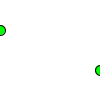
Frame 1 (no input)
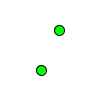
Frame 60 (the mouse pressed at the canvas centre just before this capture)
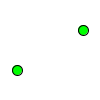
Frame 120 (the mouse held since frame 60 and released just before this capture)

The Processing sketch that drew these frames (run headless with seeded random() and noise(); from frame 60 on, the mouse is pressed at the canvas centre):

// Processing sketch: processing_89843
// ── processing_89843.pde

int x=0;
int speedX=1;

void setup(){
size(100,100);
}
void draw()
{
  fillShape();
drawEllipse(height/2);


}

//
void drawEllipse(int posY)
{
background(255);
ellipse(x,posY-20,10,10);
ellipse(width-x,posY+20,10,10);
x+=speedX;
if(x>width||x<0)speedX=-speedX;
}
//
void fillShape(){
  fill(0,255,0);
}
